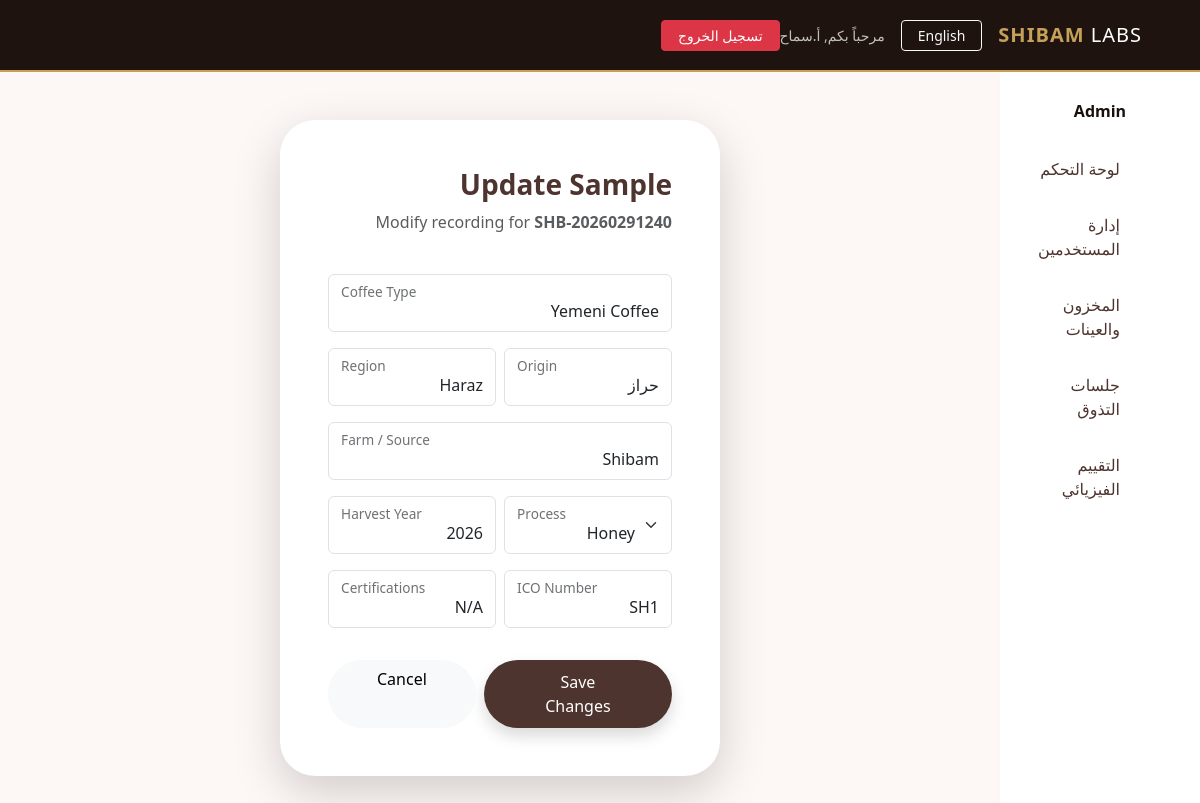
The page /admin/sample/edit/1 (signed in) on the database its author committed.
### models.py (models this page shows)
class User(db.Model, UserMixin):
    id = db.Column(db.Integer, primary_key=True)
    username = db.Column(db.String(50), unique=True, nullable=False)
    email = db.Column(db.String(120), unique=True, nullable=False)
    password_hash = db.Column(db.String(128), nullable=False)
    full_name = db.Column(db.String(100))
    role = db.Column(db.String(20), nullable=False) # Admin, RoastManager, Cupper
    is_active = db.Column(db.Boolean, default=True)

class CoffeeSample(db.Model):
    id = db.Column(db.Integer, primary_key=True)
    sample_id = db.Column(db.String(20), unique=True, nullable=False) # Auto-generated SHB-XXXX
    coffee_type = db.Column(db.String(50)) # Variety/Genetic
    origin = db.Column(db.String(100)) # Country
    region = db.Column(db.String(100))
    farm = db.Column(db.String(100))
    process = db.Column(db.String(50))
    harvest_year = db.Column(db.String(10))
    ico_number = db.Column(db.String(50)) # ICO ID
    certifications = db.Column(db.String(200)) # Fair Trade, Organic, etc.
    created_at = db.Column(db.DateTime, default=datetime.datetime.utcnow)

### app.py (the view, shortened to what this page needs)
@app.route('/admin/sample/edit/<int:id>', methods=['GET', 'POST'])
@login_required
def edit_sample(id):
    if current_user.role != 'Admin': return "Denied", 403
    sample = CoffeeSample.query.get_or_404(id)
    return render_template('edit_sample.html', s=sample, t=get_translations(session['lang']))

### app.py (called while the page is built)
@login_manager.user_loader
def load_user(user_id):
    return User.query.get(int(user_id))

@app.before_request
def set_lang():
    if 'lang' not in session:
        session['lang'] = 'ar'

### templates/edit_sample.html (shortened to what this page needs)
{% extends "layout.html" %}
{% block content %}
<div class="row justify-content-center">
    <div class="col-md-6">
        <div class="card p-5 border-0 shadow-lg" style="border-radius: 35px;">
            <div class="mb-4">
                <h3 class="fw-bold" style="color: var(--roasted);">Update Sample</h3>
                <p class="text-muted">Modify recording for <strong>{{ s.sample_id }}</strong></p>
            </div>
            <form method="POST">
                <div class="form-floating mb-3">
                    <input type="text" name="coffee_type" class="form-control" id="fType" value="{{ s.coffee_type }}"
                        required>
                    <label for="fType">Coffee Type</label>
                </div>
                <div class="row g-2">
                    <div class="col-6">
                        <div class="form-floating mb-3">
                            <input type="text" name="origin" class="form-control" id="fOri" value="{{ s.origin }}"
                                required>
                            <label for="fOri">Origin</label>
                        </div>
                    </div>
                    <div class="col-6">
                        <div class="form-floating mb-3">
                            <input type="text" name="region" class="form-control" id="fReg" value="{{ s.region }}">
                            <label for="fReg">Region</label>
                        </div>
                    </div>
                </div>
                <div class="form-floating mb-3">
                    <input type="text" name="farm" class="form-control" id="fFarm" value="{{ s.farm }}">
                    <label for="fFarm">Farm / Source</label>
                </div>
                <div class="row g-2">
                    <div class="col-6">
                        <div class="form-floating mb-3">
                            <select name="process" class="form-select" id="fProc">
                                <option {% if s.process=='Honey' %}selected{% endif %}>Honey</option>
                            </select>
                            <label for="fProc">Process</label>
                        </div>
                    </div>
                    <div class="col-6">
                        <div class="form-floating mb-3">
                            <input type="number" name="harvest_year" class="form-control" id="fYear"
                                value="{{ s.harvest_year }}">
                            <label for="fYear">Harvest Year</label>
                        </div>
                    </div>
                </div>
                <div class="row g-2">
                    <div class="col-6">
                        <div class="form-floating mb-3">
                            <input type="text" name="ico_number" class="form-control" id="fIco"
                                value="{{ s.ico_number }}">
                            <label for="fIco">ICO Number</label>
                        </div>
                    </div>
                    <div class="col-6">
                        <div class="form-floating mb-3">
                            <input type="text" name="certifications" class="form-control" id="fCert"
                                value="{{ s.certifications }}">
                            <label for="fCert">Certifications</label>
                        </div>
                    </div>
                </div>
                <div class="d-flex gap-2 pt-3">
                    <button type="submit" class="btn btn-coffee px-5 rounded-pill shadow">Save Changes</button>
                    <a href="{{ url_for('admin_samples') }}" class="btn btn-light px-5 rounded-pill">Cancel</a>
                </div>
            </form>
        </div>
    </div>
</div>
{% endblock %}

### templates/layout.html (shortened to what this page needs)
<!DOCTYPE html>
<html lang="{{ session.get('lang', 'ar') }}" dir="{{ t.dir }}">
<head>
    <link href="https://cdn.jsdelivr.net/npm/bootstrap@5.3.0/dist/css/bootstrap.min.css" rel="stylesheet">
</head>
<body>
    <nav class="navbar navbar-expand-lg sticky-top">
        <div class="container">
            <a class="navbar-brand" href="/">SHIBAM <span style="color:white; font-weight:300;">LABS</span></a>
            <div class="ms-auto d-flex align-items-center">
                <a href="{{ url_for('toggle_lang') }}" class="btn btn-outline-light btn-sm me-3 px-3">{{ t.lang_toggle
                    }}</a>
                {% if current_user.is_authenticated %}
                <span class="text-light opacity-75 small me-3">{{ t.welcome }}, {{ current_user.full_name }}</span>
                <a href="{{ url_for('logout') }}" class="btn btn-sm btn-danger px-3">{{ t.logout }}</a>
                {% endif %}
            </div>
        </div>
    </nav>
    <div class="container-fluid">
        <div class="row">
            {% if current_user.is_authenticated %}
            <div class="col-md-2 d-none d-md-block sidebar">
                <div class="mb-4 text-center">
                    <h6 class="fw-bold">{{ current_user.role }}</h6>
                </div>
                <ul class="nav nav-pills flex-column">
                    <li class="nav-item"><a class="nav-link {{ 'active' if request.endpoint == 'index' }}" href="/">{{
                            t.dashboard }}</a></li>
                    {% if current_user.role == 'Admin' %}
                    <li class="nav-item"><a class="nav-link {{ 'active' if request.endpoint == 'admin_users' }}"
                            href="{{ url_for('admin_users') }}">{{ t.manage_users if t.manage_users else 'Users'
                            }}</a></li>
                    <li class="nav-item"><a class="nav-link {{ 'active' if request.endpoint == 'admin_samples' }}"
                            href="{{ url_for('admin_samples') }}">{{ t.samples }}</a></li>
                    <li class="nav-item"><a class="nav-link {{ 'active' if request.endpoint == 'admin_sessions' }}"
                            href="{{ url_for('admin_sessions') }}">{{ t.sessions }}</a></li>
                    {% endif %}
                    {% if current_user.role in ['Admin', 'RoastManager'] %}
                    <li class="nav-item"><a class="nav-link {{ 'active' if request.endpoint == 'physical_grading' }}"
                            href="{{ url_for('physical_grading') }}">{{ t.physical }}</a></li>
                    {% endif %}
                </ul>
            </div>
            {% endif %}
            <div class="col-{% if current_user.is_authenticated %}md-10{% else %}12{% endif %} p-lg-5 p-4">
                {% block content %}{% endblock %}
            </div>
        </div>
    </div>
</body>
</html>

### templates/layout.html (style rules this page uses)
:root { --espresso: #1A0F0A; --roasted: #4E342E; --latte: #A67C52; --silk-cream: #FDF8F5; --gold-accent: #C5A059; --soft-shadow: 0 10px 30px rgba(0, 0, 0, 0.08); }
.navbar { background: rgba(26, 15, 10, 0.98) !important; backdrop-filter: blur(10px); padding: 15px 0; border-bottom: 2px solid var(--gold-accent); }
.navbar-brand { font-weight: 700; letter-spacing: 1px; color: var(--gold-accent) !important; }
.sidebar { background: white; min-height: calc(100vh - 75px); padding: 30px 20px; box-shadow: 4px 0 15px rgba(0, 0, 0, 0.02); }
.nav-pills .nav-link { color: var(--roasted); font-weight: 500; padding: 12px 20px; border-radius: 12px; margin-bottom: 8px; transition: 0.3s; }
.card { border: none; border-radius: 20px; box-shadow: var(--soft-shadow); transition: transform 0.3s ease; }
.btn-coffee { background: var(--roasted); color: white; border-radius: 10px; padding: 10px 25px; border: none; font-weight: 500; }

### rows shown on the page
User: full_name "أ.سماح", role "Admin"
CoffeeSample: sample_id "SHB-20260291240", coffee_type "Yemeni Coffee", origin "حراز", region "Haraz", farm "Shibam", process "Honey", harvest_year "2026", ico_number "SH1", certifications "N/A"

### other values the page prints
{{ t.lang_toggle }} "English"
{{ t.welcome }} "مرحباً بكم"
{{ t.logout }} "تسجيل الخروج"
{{ t.dashboard }} "لوحة التحكم"
{{ t.manage_users if t.manage_users else 'Users' }} "إدارة المستخدمين"
{{ t.samples }} "المخزون والعينات"
{{ t.sessions }} "جلسات التذوق"
{{ t.physical }} "التقييم الفيزيائي"
